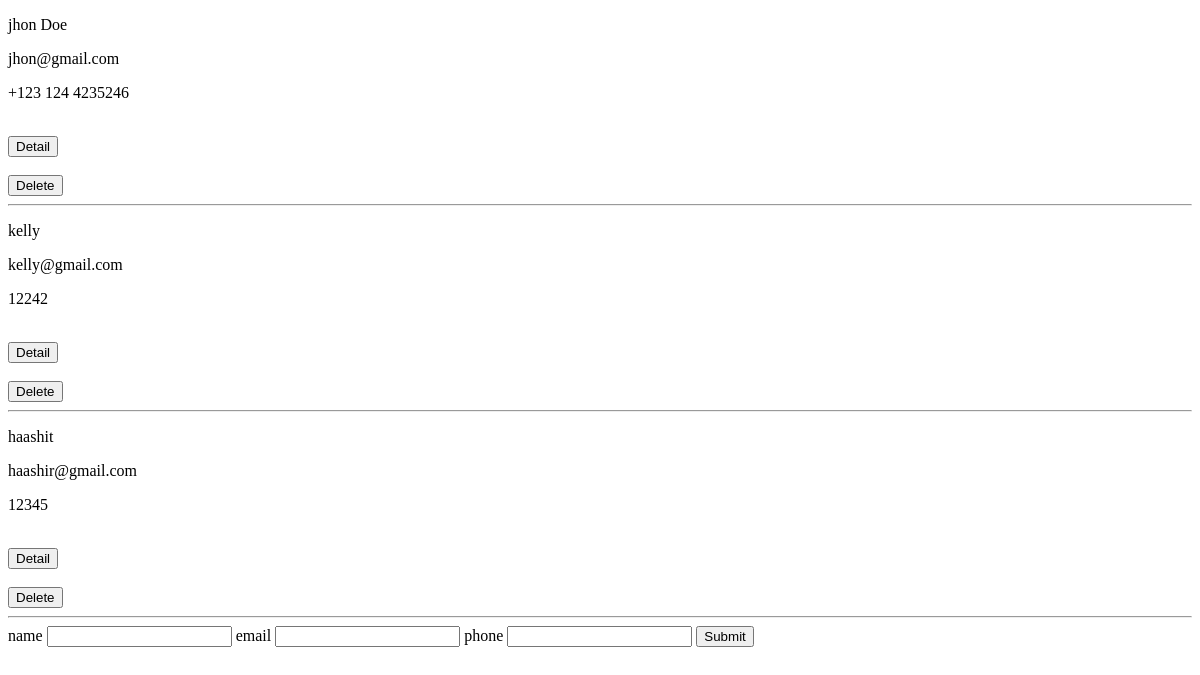
The app's page /, older data.
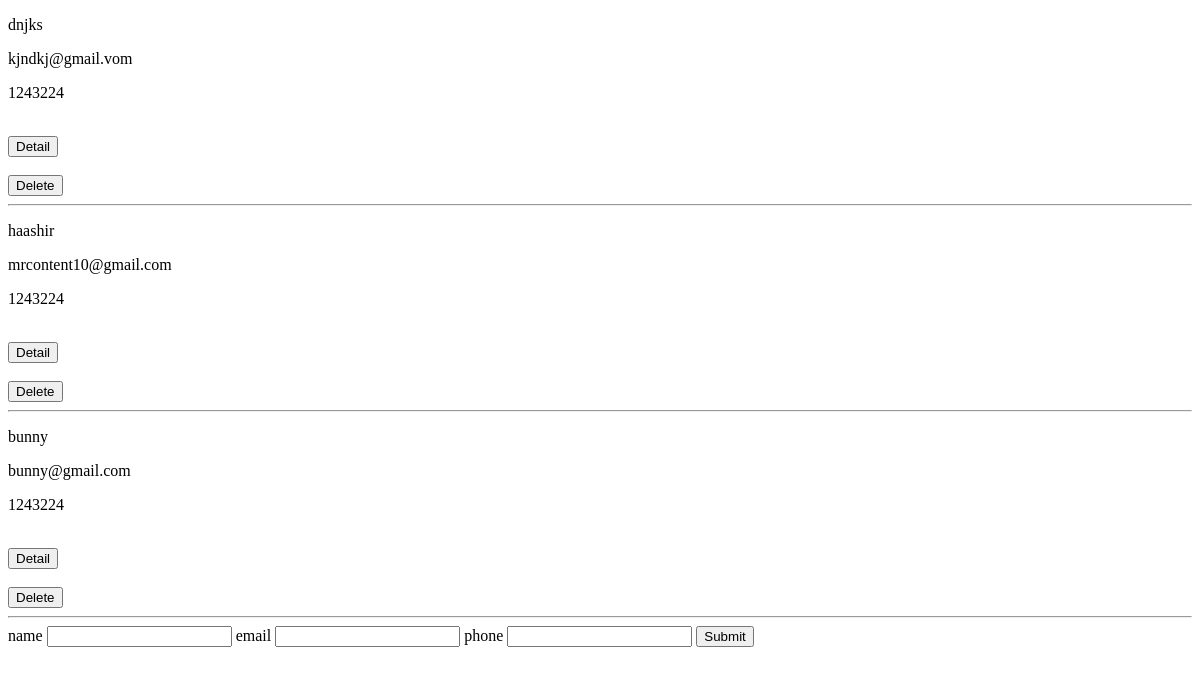
The same page, newer data.
### api/models.py (models this page shows)
class Contact(models.Model):
    name = models.CharField(max_length=100,null=True,blank=True)
    phone = models.CharField(max_length=20)
    email = models.CharField(max_length=50)
    def __str__(self):
        return self.name

### api/views.py (the view)
# urls.py: path('', views.allcontact, name="allcontact"),
def allcontact(request):
    contact = Contact.objects.all()
    context= {
        'contacts': contact
    }
    return render(request, 'index.html', context)

### templates/index.html (shortened to what this page needs)
<!DOCTYPE html>
<html lang="en">
<head>
</head>
<body>
    <div>
    {% if contacts %}
    {% for contact in contacts %}
    <p>{{contact}}</p>
    <p>{{contact.email}}</p>
    <p>{{contact.phone}}</p>
    <br>
    <form id="detail-contact" method="POST" action="{% url 'detailContact' contact.id %}">
    <button>Detail</button>
    </form>
    <br>
    <form id="delete-contact" method="POST" action="{% url 'deleteContact' contact.id %}">
        <button>Delete</button>
        </form>
    <hr>
    {% endfor %}
    {% else%}
    <p>No Listings Available</p>
    {% endif %}
       </div>
    <form id="post-form" method="POST" action="{% url 'formsubmit' %}">
    <label>name</label>
    <input type="text" name="name" id="name"/>
    <label>email</label>
    <input type="email" name="email" id="email"/>
    <label>phone</label>
    <input type="tel" id="phone" name="phone" required/>
    <button>Submit</button>
    </form>
</body>
</html>

Row changes from the older to the newer data that the page shows:
removed Contact: name "jhon Doe", email "jhon@gmail.com", phone "+123 124 4235246"
removed Contact: name "kelly", email "kelly@gmail.com", phone "12242"
removed Contact: name "haashit", email "haashir@gmail.com", phone "12345"
added Contact: name "dnjks", email "kjndkj@gmail.vom", phone "1243224"
added Contact: name "haashir", email "mrcontent10@gmail.com", phone "1243224"
added Contact: name "bunny", email "bunny@gmail.com", phone "1243224"
